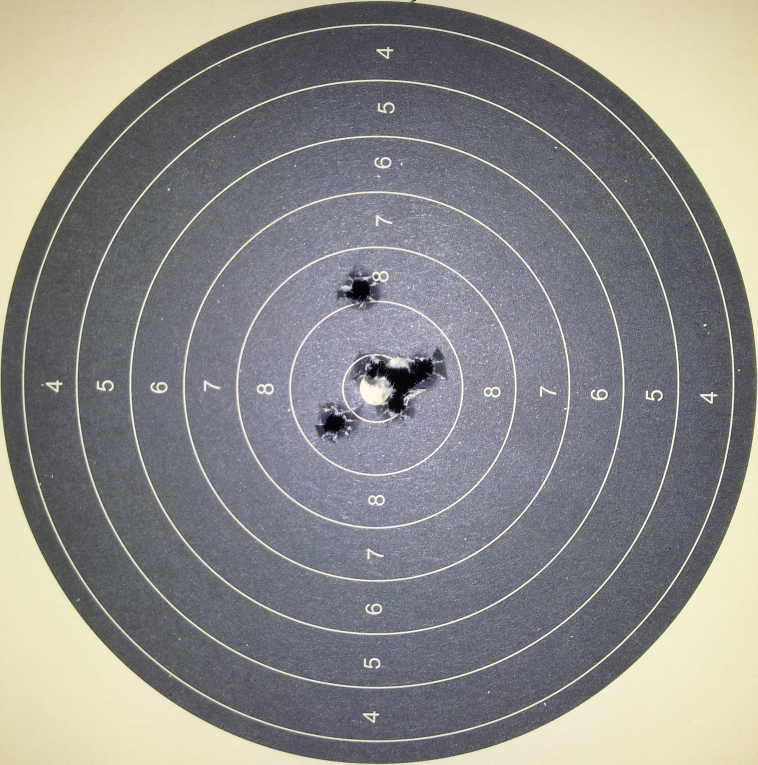
#> input picture ideal.jpg, 2272 x 2294 px (shown at 1/3 size)
$ python score.py ideal.jpg
#> lines starting #> are read from the running program, lines starting #| are printed output that depends on the picture; after the words box and inside, x2 and y2 are one past the last pixel; in counts of white or black regions, pixels touching at a corner belong together
#> in main, imgFile is the input picture: shape (2294, 2272, 3); mean B, G, R 136.7, 138.3, 138.8
### bullet_holes.py
import numpy as np
import cv2
import sys

# [5 lines left out: function drawMinEnclose, not called in this run]

def get_bullet_holes(imgFile, size=(500, 500), title="Contours",
                     show=False, verbose=False):
#> called with size = (500, 500), title = 'Bullet holes', show = True, verbose = True
	resized = cv2.resize(imgFile,size)
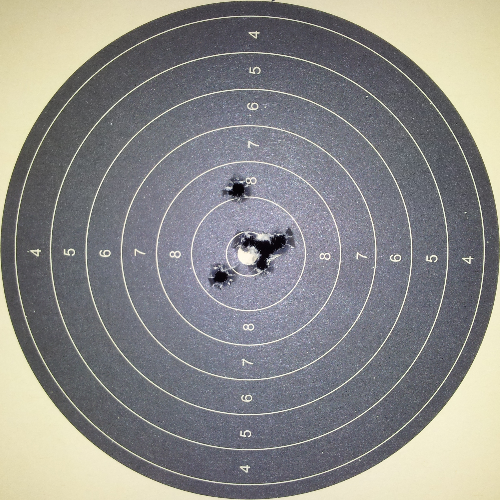
#> resized: shape (500, 500, 3); mean B, G, R 136.6, 138.1, 138.6
	gray = cv2.cvtColor(resized, cv2.COLOR_BGR2GRAY)
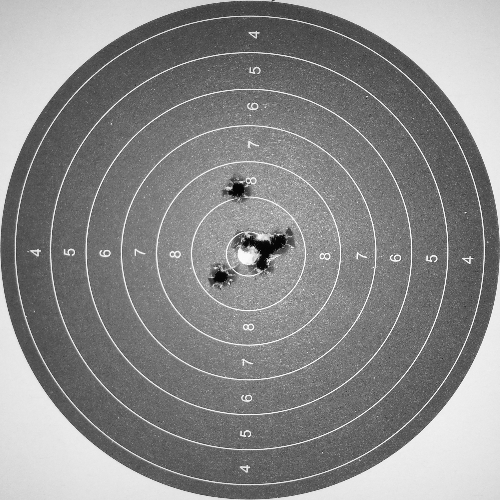
#> gray: shape (500, 500); min 1, max 254, mean 138.1
	gray_blur = cv2.GaussianBlur(gray, (9, 9), 0)
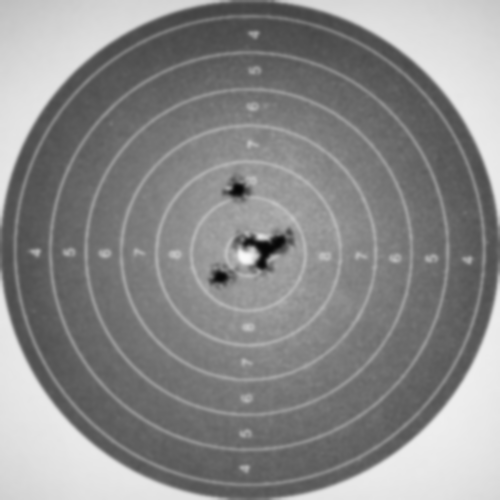
#> gray_blur: shape (500, 500); min 5, max 249, mean 138
	ret, thresh = cv2.threshold(gray_blur, 30, 255, cv2.THRESH_BINARY)
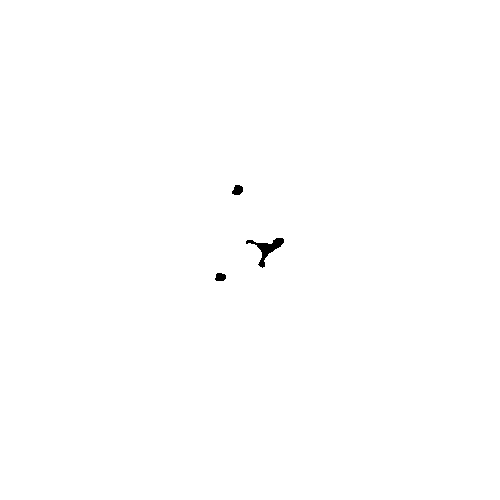
#> thresh: shape (500, 500); 99.8% white; 3 black regions, box (x1, y1, x2, y2) and area: (246, 238, 284, 268) 341, (232, 185, 243, 195) 85, (215, 273, 226, 281) 73
	kernel = np.ones((3, 3), np.uint8)
	eroded = cv2.erode(thresh, kernel, iterations=2)
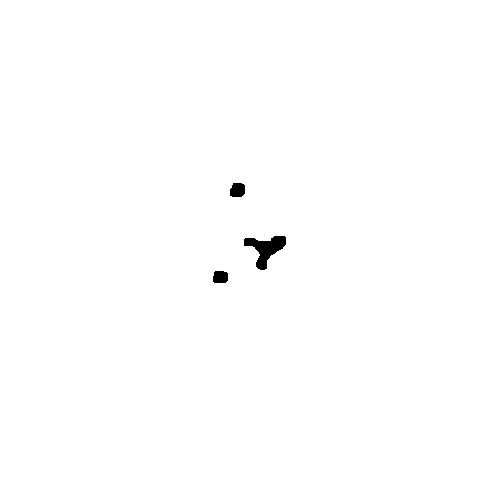
#> eroded: shape (500, 500); 99.6% white; 3 black regions
	cont_img = eroded.copy()
	contours, hierarchy = cv2.findContours(cont_img, cv2.RETR_TREE, cv2.CHAIN_APPROX_SIMPLE)
#> contours = 4 contours; box (x1, y1, x2, y2) and area: (0, 0, 500, 500) 249001, (243, 235, 287, 271) 730, (229, 182, 246, 198) 208, (212, 270, 229, 284) 188

	ellipses = []
	if verbose:
		print("Bullet holes")
	for circles in contours:
		area = cv2.contourArea(circles)
		if area < 80 or area > 550:
			continue
		if len(circles) < 5:
			continue
		ellipse = cv2.fitEllipse(circles)
		if verbose:
			print(ellipse)
		ellipses.append(ellipse)
		# drawMinEnclose(resized,circles)
		cv2.ellipse(resized, ellipse, (0,255,0), 2)
#> this loop made 4 passes
#> (area, ellipse) on passes 2, 4: (187.5, ((220, 277.1), (15.83, 17.2), 82.59)), (208.5, ((237.2, 189.9), (16.28, 18.17), 38.04))
#> (printed output is left out)
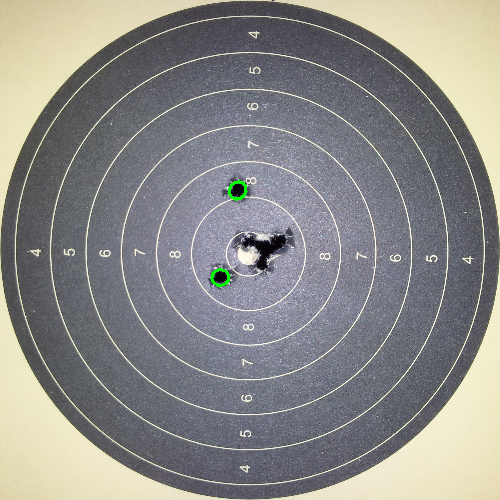
#> resized: shape (500, 500, 3); 0.13% of pixels changed, all inside (x1, y1, x2, y2) = (210, 180, 248, 287)
#> after the loop, ellipses = [((220, 277.1), (15.83, 17.2), 82.59), ((237.2, 189.9), (16.28, 18.17), 38.04)]
	if verbose:
		print("Num bullet holes: ", len(ellipses))
#| Num bullet holes:  2
#> (the rest of the program and of its run is left out)
